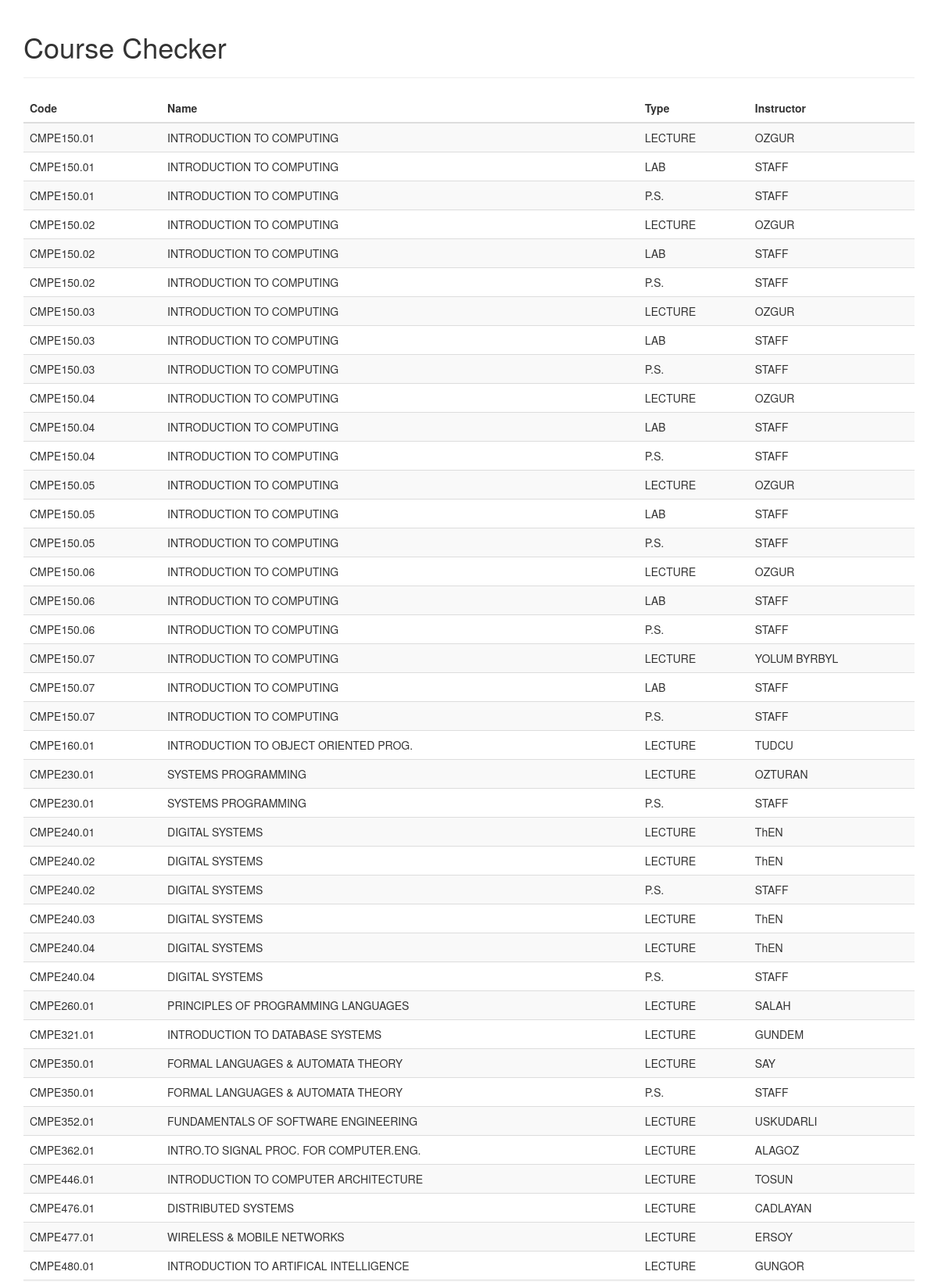
The page / (upper part) on the database its author committed.
### tables this page shows
CREATE TABLE courses(
	id INTEGER PRIMARY KEY AUTOINCREMENT,
	code TEXT,
	name TEXT,
	type TEXT,
	instructor TEXT
);

### checkcourses.py (the view)
@app.route('/')
def show_entries():
    db = get_db()
    cur = db.execute("SELECT DISTINCT code, name, type, instructor FROM courses WHERE code LIKE 'CMPE%' ORDER BY code ASC")
    courses = cur.fetchall()
    return render_template('show_courses.html', courses=courses)

### checkcourses.py (called while the page is built)
def connect_db():
    print app.config['DATABASE']
    rv = sqlite3.connect(app.config['DATABASE'])
    rv.row_factory = sqlite3.Row
    return rv

def get_db():
    if not hasattr(g, 'sqlite_db'):
        g.sqlite_db = connect_db()
    return g.sqlite_db

### templates/show_courses.html
{% extends "layout.html" %}
{% block body %}
<table class="table table-striped">
	<thead>
		<tr>
			<th>Code</th>
			<th>Name</th>
			<th>Type</th>
			<th>Instructor</th>
		</tr>
	</thead>
	<tbody>
		{% for course in courses %}
		<tr>
			<td>{{ course.code }}</td>
			<td>{{ course.name }}</td>
			<td>{{ course.type }}</td>
			<td>{{ course.instructor }}</td>
		</tr>
		{% endfor %}
	</tbody>
</table>
{% endblock %}

### templates/layout.html (shortened to what this page needs)
<!doctype html>
<head>
	<link rel="stylesheet" type="text/css" href="{{ url_for('static', filename='css/bootstrap.min.css') }}">
	<link rel="stylesheet" type="text/css" href="{{ url_for('static', filename='css/bootstrap-theme.min.css') }}">
</head>
<body>
	<div class='container'>
		<div class="page-header">
			<h1>Course Checker</h1>
		</div>
		{% block body %}{% endblock %}
	</div>
</body>

### rows shown on the page
courses: code "CMPE150.01", name "INTRODUCTION TO COMPUTING", type "LECTURE", instructor "OZGUR"
courses: code "CMPE150.01", name "INTRODUCTION TO COMPUTING", type "LAB", instructor "STAFF"
courses: code "CMPE150.01", name "INTRODUCTION TO COMPUTING", type "P.S.", instructor "STAFF"
courses: code "CMPE150.02", name "INTRODUCTION TO COMPUTING", type "LECTURE", instructor "OZGUR"
courses: code "CMPE150.02", name "INTRODUCTION TO COMPUTING", type "LAB", instructor "STAFF"
courses: code "CMPE150.02", name "INTRODUCTION TO COMPUTING", type "P.S.", instructor "STAFF"
courses: code "CMPE150.03", name "INTRODUCTION TO COMPUTING", type "LECTURE", instructor "OZGUR"
courses: code "CMPE150.03", name "INTRODUCTION TO COMPUTING", type "LAB", instructor "STAFF"
courses: code "CMPE150.03", name "INTRODUCTION TO COMPUTING", type "P.S.", instructor "STAFF"
courses: code "CMPE150.04", name "INTRODUCTION TO COMPUTING", type "LECTURE", instructor "OZGUR"
courses: code "CMPE150.04", name "INTRODUCTION TO COMPUTING", type "LAB", instructor "STAFF"
courses: code "CMPE150.04", name "INTRODUCTION TO COMPUTING", type "P.S.", instructor "STAFF"
courses: code "CMPE150.05", name "INTRODUCTION TO COMPUTING", type "LECTURE", instructor "OZGUR"
courses: code "CMPE150.05", name "INTRODUCTION TO COMPUTING", type "LAB", instructor "STAFF"
courses: code "CMPE150.05", name "INTRODUCTION TO COMPUTING", type "P.S.", instructor "STAFF"
courses: code "CMPE150.06", name "INTRODUCTION TO COMPUTING", type "LECTURE", instructor "OZGUR"
courses: code "CMPE150.06", name "INTRODUCTION TO COMPUTING", type "LAB", instructor "STAFF"
courses: code "CMPE150.06", name "INTRODUCTION TO COMPUTING", type "P.S.", instructor "STAFF"
courses: code "CMPE150.07", name "INTRODUCTION TO COMPUTING", type "LECTURE", instructor "YOLUM BYRBYL"
courses: code "CMPE150.07", name "INTRODUCTION TO COMPUTING", type "LAB", instructor "STAFF"
courses: code "CMPE150.07", name "INTRODUCTION TO COMPUTING", type "P.S.", instructor "STAFF"
courses: code "CMPE160.01", name "INTRODUCTION TO OBJECT ORIENTED PROG.", type "LECTURE", instructor "TUDCU"
courses: code "CMPE230.01", name "SYSTEMS PROGRAMMING", type "LECTURE", instructor "OZTURAN"
courses: code "CMPE230.01", name "SYSTEMS PROGRAMMING", type "P.S.", instructor "STAFF"
courses: code "CMPE240.01", name "DIGITAL SYSTEMS", type "LECTURE", instructor "ThEN"
courses: code "CMPE240.02", name "DIGITAL SYSTEMS", type "LECTURE", instructor "ThEN"
courses: code "CMPE240.02", name "DIGITAL SYSTEMS", type "P.S.", instructor "STAFF"
courses: code "CMPE240.03", name "DIGITAL SYSTEMS", type "LECTURE", instructor "ThEN"
courses: code "CMPE240.04", name "DIGITAL SYSTEMS", type "LECTURE", instructor "ThEN"
courses: code "CMPE240.04", name "DIGITAL SYSTEMS", type "P.S.", instructor "STAFF"
courses: code "CMPE260.01", name "PRINCIPLES OF PROGRAMMING LANGUAGES", type "LECTURE", instructor "SALAH"
courses: code "CMPE321.01", name "INTRODUCTION TO DATABASE SYSTEMS", type "LECTURE", instructor "GUNDEM"
courses: code "CMPE350.01", name "FORMAL LANGUAGES & AUTOMATA THEORY", type "LECTURE", instructor "SAY"
courses: code "CMPE350.01", name "FORMAL LANGUAGES & AUTOMATA THEORY", type "P.S.", instructor "STAFF"
courses: code "CMPE352.01", name "FUNDAMENTALS OF SOFTWARE ENGINEERING", type "LECTURE", instructor "USKUDARLI"
courses: code "CMPE362.01", name "INTRO.TO SIGNAL PROC. FOR COMPUTER.ENG.", type "LECTURE", instructor "ALAGOZ"
courses: code "CMPE446.01", name "INTRODUCTION TO COMPUTER ARCHITECTURE", type "LECTURE", instructor "TOSUN"
courses: code "CMPE476.01", name "DISTRIBUTED SYSTEMS", type "LECTURE", instructor "CADLAYAN"
courses: code "CMPE477.01", name "WIRELESS & MOBILE NETWORKS", type "LECTURE", instructor "ERSOY"
courses: code "CMPE480.01", name "INTRODUCTION TO ARTIFICAL INTELLIGENCE", type "LECTURE", instructor "GUNGOR"
